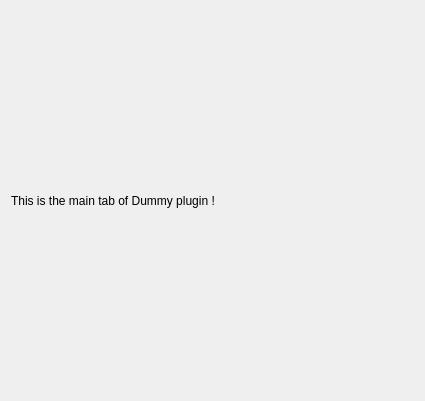
<?xml version="1.0" encoding="UTF-8"?>
<ui version="4.0">
 <class>TabWidget</class>
 <widget class="QWidget" name="TabWidget">
  <property name="geometry">
   <rect>
    <x>0</x>
    <y>0</y>
    <width>425</width>
    <height>401</height>
   </rect>
  </property>
  <property name="windowTitle">
   <string>Form</string>
  </property>
  <layout class="QVBoxLayout" name="verticalLayout">
   <item>
    <widget class="QLabel" name="label">
     <property name="text">
      <string>This is the main tab of Dummy plugin !</string>
     </property>
    </widget>
   </item>
  </layout>
 </widget>
 <resources/>
 <connections/>
</ui>
